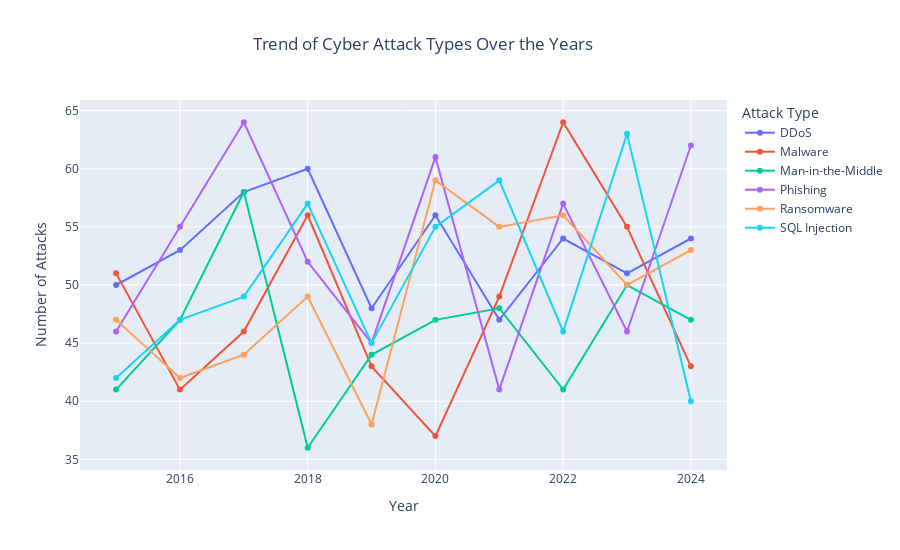

Write notebook code for a chart like this one.
### Code cell
# Trend of attacks type from 2016-2024
attack_trend =cyberAttacks.groupby(['Year', 'Attack Type']).size().reset_index(name='Attack Count')
print(attack_trend)
# Plot the trend lines using Plotly
fig = px.line(
    attack_trend,
    x='Year',
    y='Attack Count',
    color='Attack Type',
    markers="d",
    title='Trend of Cyber Attack Types Over the Years'
)

# Customize layout
fig.update_layout(
    title={'x': 0.47, 'xanchor': 'center'},
    xaxis_title="Year",
    yaxis_title="Number of Attacks",
    width=900,
    height=550
)

fig.show()

### Figure 1 — Plotly figure (JSON) as saved in the notebook; plotly's stock layout.template omitted (floating-point values rounded to 4 significant figures)
{"data": [{"hovertemplate": "Attack Type=DDoS<br>Year=%{x}<br>Attack Count=%{y}<extra></extra>", "legendgroup": "DDoS", "line": {"color": "#636efa", "dash": "solid"}, "marker": {"symbol": "circle"}, "mode": "lines+markers", "name": "DDoS", "orientation": "v", "showlegend": true, "type": "scatter", "x": [2015, 2016, 2017, 2018, 2019, 2020, 2021, 2022, 2023, 2024], "xaxis": "x", "y": [50, 53, 58, 60, 48, 56, 47, 54, 51, 54], "yaxis": "y"}, {"hovertemplate": "Attack Type=Malware<br>Year=%{x}<br>Attack Count=%{y}<extra></extra>", "legendgroup": "Malware", "line": {"color": "#EF553B", "dash": "solid"}, "marker": {"symbol": "circle"}, "mode": "lines+markers", "name": "Malware", "orientation": "v", "showlegend": true, "type": "scatter", "x": [2015, 2016, 2017, 2018, 2019, 2020, 2021, 2022, 2023, 2024], "xaxis": "x", "y": [51, 41, 46, 56, 43, 37, 49, 64, 55, 43], "yaxis": "y"}, {"hovertemplate": "Attack Type=Man-in-the-Middle<br>Year=%{x}<br>Attack Count=%{y}<extra></extra>", "legendgroup": "Man-in-the-Middle", "line": {"color": "#00cc96", "dash": "solid"}, "marker": {"symbol": "circle"}, "mode": "lines+markers", "name": "Man-in-the-Middle", "orientation": "v", "showlegend": true, "type": "scatter", "x": [2015, 2016, 2017, 2018, 2019, 2020, 2021, 2022, 2023, 2024], "xaxis": "x", "y": [41, 47, 58, 36, 44, 47, 48, 41, 50, 47], "yaxis": "y"}, {"hovertemplate": "Attack Type=Phishing<br>Year=%{x}<br>Attack Count=%{y}<extra></extra>", "legendgroup": "Phishing", "line": {"color": "#ab63fa", "dash": "solid"}, "marker": {"symbol": "circle"}, "mode": "lines+markers", "name": "Phishing", "orientation": "v", "showlegend": true, "type": "scatter", "x": [2015, 2016, 2017, 2018, 2019, 2020, 2021, 2022, 2023, 2024], "xaxis": "x", "y": [46, 55, 64, 52, 45, 61, 41, 57, 46, 62], "yaxis": "y"}, {"hovertemplate": "Attack Type=Ransomware<br>Year=%{x}<br>Attack Count=%{y}<extra></extra>", "legendgroup": "Ransomware", "line": {"color": "#FFA15A", "dash": "solid"}, "marker": {"symbol": "circle"}, "mode": "lines+markers", "name": "Ransomware", "orientation": "v", "showlegend": true, "type": "scatter", "x": [2015, 2016, 2017, 2018, 2019, 2020, 2021, 2022, 2023, 2024], "xaxis": "x", "y": [47, 42, 44, 49, 38, 59, 55, 56, 50, 53], "yaxis": "y"}, {"hovertemplate": "Attack Type=SQL Injection<br>Year=%{x}<br>Attack Count=%{y}<extra></extra>", "legendgroup": "SQL Injection", "line": {"color": "#19d3f3", "dash": "solid"}, "marker": {"symbol": "circle"}, "mode": "lines+markers", "name": "SQL Injection", "orientation": "v", "showlegend": true, "type": "scatter", "x": [2015, 2016, 2017, 2018, 2019, 2020, 2021, 2022, 2023, 2024], "xaxis": "x", "y": [42, 47, 49, 57, 45, 55, 59, 46, 63, 40], "yaxis": "y"}], "layout": {"height": 550, "legend": {"title": {"text": "Attack Type"}, "tracegroupgap": 0}, "title": {"text": "Trend of Cyber Attack Types Over the Years", "x": 0.47, "xanchor": "center"}, "width": 900, "xaxis": {"anchor": "y", "domain": [0, 1], "title": {"text": "Year"}}, "yaxis": {"anchor": "x", "domain": [0, 1], "title": {"text": "Number of Attacks"}}}}
